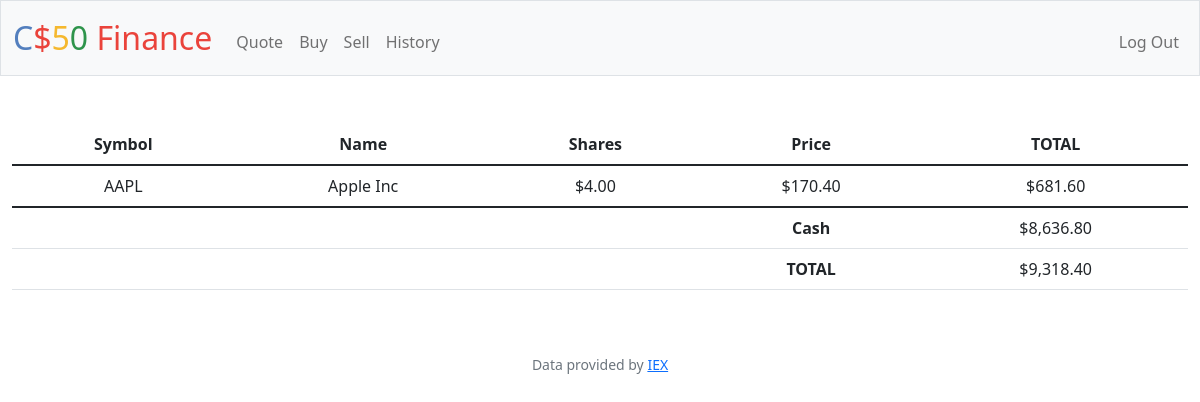
Page / (signed in) on the earlier database version.
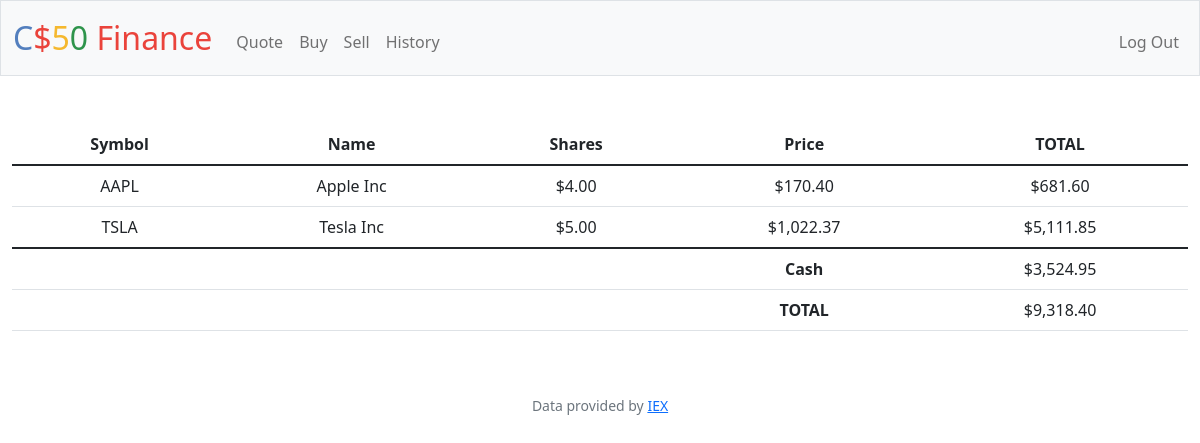
Same page on the later database version.
### tables this page shows
CREATE TABLE transactions (
    id INTEGER PRIMARY KEY AUTOINCREMENT NOT NULL,
    user_id INTEGER NOT NULL,
    stock_name TEXT NOT NULL,
    shares INTEGER NOT NULL,
    price NUMERIC NOT NULL,
    bought_or_sold TEXT NOT NULL,
    symbol TEXT NOT NULL,
    time TIMESTAMP DEFAULT CURRENT_TIMESTAMP,
    FOREIGN KEY(user_id) REFERENCES users(id)
);

CREATE TABLE users (id INTEGER PRIMARY KEY AUTOINCREMENT NOT NULL, username TEXT NOT NULL, hash TEXT NOT NULL, cash NUMERIC NOT NULL DEFAULT 10000.00);

### app.py (the view)
@app.route("/")
@login_required
def index():
    user_id = session["user_id"]
    stocks = db.execute("SELECT symbol, price, stock_name, SUM(shares) as totalShares FROM transactions WHERE user_id = ? GROUP BY symbol", user_id)
    cash = db.execute("SELECT cash FROM users WHERE id = ?", user_id)[0]["cash"]
    grand_total = cash
    for stock in stocks:
        grand_total += (stock["price"] * stock["totalShares"])
    return render_template("index.html", stocks=stocks, cash=cash, grand_total=grand_total, usd=usd)

### app.py (called while the page is built)
@app.after_request
def after_request(response):
    response.headers["Cache-Control"] = "no-cache, no-store, must-revalidate"
    response.headers["Expires"] = 0
    response.headers["Pragma"] = "no-cache"
    return response

### helpers.py (called while the page is built)
def login_required(f):
    @wraps(f)
    def decorated_function(*args, **kwargs):
        if session.get("user_id") is None:
            return redirect("/login")
        return f(*args, **kwargs)
    return decorated_function

def usd(value):
    return f"${value:,.2f}"

### templates/index.html (shortened to what this page needs)
{% extends "layout.html" %}
{% block main %}
    <table class="table">
        <thead>
            <tr>
                <th>Symbol</th>
                <th>Name</th>
                <th>Shares</th>
                <th>Price</th>
                <th>TOTAL</th>
            </tr>
        </thead>
        <tbody>
            {% for stock in stocks %}
            <tr>
                <td>{{ stock["symbol"] }}</td>
                <td>{{ stock["stock_name"] }}</td>
                <td>{{ usd(stock["totalShares"]) }}</td>
                <td>{{ usd(stock["price"]) }}</td>
                <td>{{ usd(stock["totalShares"] * stock["price"]) }}</td>
            </tr>
            {% endfor %}
        </tbody>
        <tfoot>
            <tr>
                <td colspan="3"></td>
                <td><strong>Cash</strong></td>
                <td>{{ usd(cash)}}</td>
            </tr>
            <tr>
                <td colspan="3"></td>
                <td><strong>TOTAL</strong></td>
                <td>{{ usd(grand_total)}}</td>
            </tr>
        </tfoot>
    </table>
{% endblock %}

### templates/layout.html (shortened to what this page needs)
<!DOCTYPE html>
<html lang="en">
    <head>
        <link href="https://cdn.jsdelivr.net/npm/bootstrap@5.1.3/dist/css/bootstrap.min.css" rel="stylesheet">
        <link href="/static/styles.css" rel="stylesheet">
    </head>
    <body>
        <nav class="bg-light border navbar navbar-expand-md navbar-light">
            <div class="container-fluid">
                <a class="navbar-brand" href="/"><span class="blue">C</span><span class="red">$</span><span class="yellow">5</span><span class="green">0</span> <span class="red">Finance</span></a>
                <div class="collapse navbar-collapse" id="navbar">
                    {% if session["user_id"] %}
                        <ul class="navbar-nav me-auto mt-2">
                            <li class="nav-item"><a class="nav-link" href="/quote">Quote</a></li>
                            <li class="nav-item"><a class="nav-link" href="/buy">Buy</a></li>
                            <li class="nav-item"><a class="nav-link" href="/sell">Sell</a></li>
                            <li class="nav-item"><a class="nav-link" href="/history">History</a></li>
                        </ul>
                        <ul class="navbar-nav ms-auto mt-2">
                            <li class="nav-item"><a class="nav-link" href="/logout">Log Out</a></li>
                        </ul>
                    {% else %}
                        <ul class="navbar-nav ms-auto mt-2">
                            <li class="nav-item"><a class="nav-link" href="/register">Register</a></li>
                            <li class="nav-item"><a class="nav-link" href="/login">Log In</a></li>
                        </ul>
                    {% endif %}
                </div>
            </div>
        </nav>
        <main class="container-fluid py-5 text-center">
            {% block main %}{% endblock %}
        </main>
        <footer class="mb-5 small text-center text-muted">
            Data provided by <a href="https://iexcloud.io/">IEX</a>
        </footer>
    </body>
</html>

### static/styles.css (style rules this page uses)
nav .navbar-brand { font-size: xx-large; }
nav .navbar-brand .blue { color: #537fbe; }
nav .navbar-brand .red { color: #ea433b; }
nav .navbar-brand .yellow { color: #f5b82e; }
nav .navbar-brand .green { color: #2e944b; }

Differences in the rows shown:
added transactions: symbol "TSLA", stock_name "Tesla Inc", shares "$5.00", price "$1,022.37", totalShares "$5,111.85"
changed users: cash "$8,636.80" → "$3,524.95"
